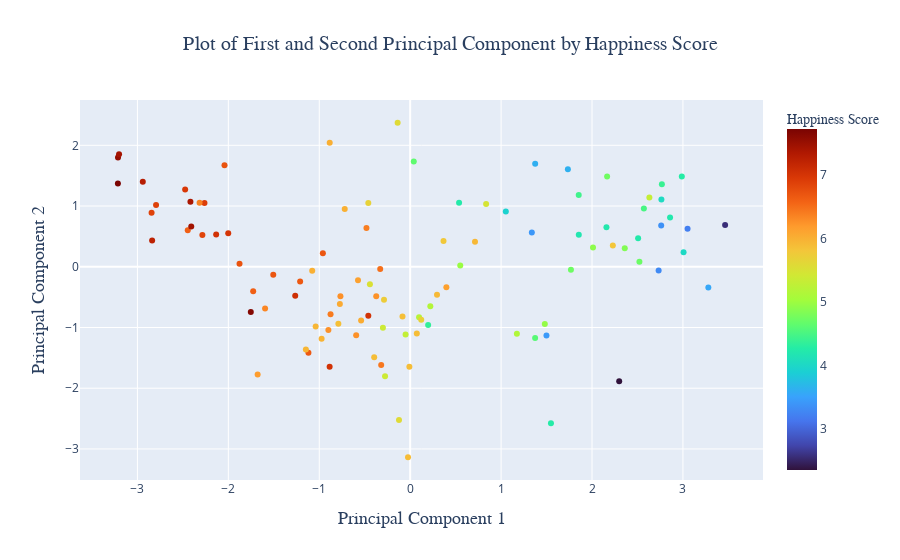

Notebook source saved alongside this figure:
### Code cell
# Make an interactive scatter plot by happiness score
fig = px.scatter(df_projected_data, x="PC1", y="PC2", color="ladder",
                 color_continuous_scale=px.colors.sequential.Turbo,
                 title="Plot of First and Second Principal Component by Happiness Score",
                 labels={"country": "Country", "PC1": "Principal Component 1", "PC2": "Principal Component 2",
                         "ladder": "Happiness Category"},
                 hover_data=["country", "ladder"])
fig.update_layout(
    title=dict(x=0.5, font=dict(size=20, family="Arial")),
    xaxis=dict(title=dict(text="Principal Component 1", font=dict(size=18, family="Arial"))),
    yaxis=dict(title=dict(text="Principal Component 2", font=dict(size=18, family="Arial"))),
    legend=dict(title=dict(text="Happiness Category", font=dict(size=14, family="Arial"))),
    coloraxis_colorbar=dict(title=dict(text="Happiness Score", font=dict(size=14, family="Arial")))
)
fig.show()

### Figure 1 — Plotly figure (JSON) as saved in the notebook; plotly's stock layout.template omitted (floating-point values rounded to 4 significant figures; data arrays with more than 128 entries replaced by an {"elided": "..."} marker saying what was removed)
{"data": [{"customdata": {"elided": "104x2 mixed values"}, "hovertemplate": "Principal Component 1=%{x}<br>Principal Component 2=%{y}<br>Country=%{customdata[0]}<br>Happiness Category=%{marker.color}<extra></extra>", "legendgroup": "", "marker": {"color": [5.212, 6.261, 5.382, 7.035, 6.999, 3.408, 6.857, 4.217, 5.929, 3.435, 6.257, 5.378, 4.25, 4.712, 6.918, 4.397, 6.415, 5.892, 3.545, 5.805, 3.207, 7.077, 5.579, 6.695, 7.545, 5.518, 5.887, 6.492, 6.357, 3.628, 7.729, 6.614, 5.14, 4.279, 5.293, 6.608, 4.191, 5.9, 6.15, 5.317, 5.932, 5.861, 7.449, 3.93, 5.585, 4.977, 6.87, 7.662, 6.258, 4.849, 5.87, 6.178, 4.356, 6.006, 4.448, 5.668, 6.055, 2.352, 4.042, 7.038, 7.228, 4.019, 3.356, 4.211, 4.724, 5.741, 7.038, 5.687, 5.788, 4.596, 4.74, 4.949, 5.474, 7.39, 6.975, 6.392, 4.501, 5.167, 7.295, 5.979, 6.138, 5.892, 6.666, 5.953, 6.437, 6.044, 4.907, 2.56, 6.723, 5.95, 6.337, 7.431, 6.884, 3.616, 6.007, 4.239, 4.261, 4.637, 6.722, 6.693, 6.671, 6.016, 6.267, 3.296], "coloraxis": "coloraxis", "symbol": "circle"}, "mode": "markers", "name": "", "orientation": "v", "showlegend": false, "type": "scatter", "x": [0.09794, -0.594, -0.2999, -2.134, -2.001, 1.338, -2.286, 2.859, 0.2952, 1.499, -0.3735, -0.2765, 0.538, 2.521, -2.262, 2.768, -0.8758, -0.3958, 3.279, 2.229, 3.051, -1.264, -0.123, -1.506, -3.214, -0.4429, 0.07291, -0.3296, -2.316, 1.735, -3.215, -1.727, 1.174, 2.988, -0.05047, -2.446, 1.855, -0.02379, 0.3979, 2.631, 0.7129, -0.79, -2.408, 1.052, -0.1379, 0.5507, -2.844, -1.753, -0.8997, 2.36, -0.08447, -1.678, 0.1977, -1.078, 1.854, -0.4606, -0.7733, 2.299, 2.763, -0.886, -2.838, 3.007, 2.761, 2.159, 1.768, -0.2879, -0.4605, 0.1217, 0.3667, 1.374, 2.166, 1.481, 0.835, -2.417, -2.475, -0.4808, 2.571, 0.2215, -2.941, -0.974, -0.5739, -0.008814, -1.119, -1.147, -0.3189, -0.5399, 2.011, 3.464, -1.877, -1.04, -1.596, -3.202, -2.795, 1.375, -0.7199, 2.507, 1.548, 0.03965, -2.042, -0.9604, -1.211, -0.8851, -0.7671, 2.733], "xaxis": "x", "y": [-0.8298, -1.126, -1.002, 0.5313, 0.5534, 0.5645, 0.5242, 0.813, -0.4627, -1.132, -0.487, -1.804, 1.054, 0.08198, 1.052, 1.361, -0.7829, -1.492, -0.3415, 0.3508, 0.6264, -0.4787, -2.522, -0.1319, 1.8, -0.2889, -1.1, -0.03726, 1.056, 1.605, 1.373, -0.4048, -1.105, 1.485, -1.116, 0.6004, 0.5285, -3.136, -0.3378, 1.139, 0.4127, -0.9389, 0.664, 0.9109, 2.372, 0.02082, 0.8889, -0.7444, -1.04, 0.3039, -0.8179, -1.774, -0.9568, -0.06383, 1.18, 1.05, -0.611, -1.887, 1.109, -1.648, 0.4329, 0.2373, 0.6779, 0.6489, -0.05042, -0.5417, -0.8073, -0.8741, 0.4249, -1.171, 1.485, -0.9443, 1.033, 1.071, 1.273, 0.6376, 0.9592, -0.6509, 1.398, -1.183, -0.2205, -1.646, -1.415, -1.361, -1.618, -0.8829, 0.3163, 0.6894, 0.04818, -0.9824, -0.6859, 1.852, 1.017, 1.696, 0.9505, 0.4688, -2.576, 1.733, 1.67, 0.2206, -0.242, 2.044, -0.485, -0.06021], "yaxis": "y"}], "layout": {"coloraxis": {"colorbar": {"title": {"font": {"family": "Arial", "size": 14}, "text": "Happiness Score"}}, "colorscale": [[0, "#30123b"], [0.07143, "#4145ab"], [0.1429, "#4675ed"], [0.2143, "#39a2fc"], [0.2857, "#1bcfd4"], [0.3571, "#24eca6"], [0.4286, "#61fc6c"], [0.5, "#a4fc3b"], [0.5714, "#d1e834"], [0.6429, "#f3c63a"], [0.7143, "#fe9b2d"], [0.7857, "#f36315"], [0.8571, "#d93806"], [0.9286, "#b11901"], [1, "#7a0402"]]}, "legend": {"title": {"font": {"family": "Arial", "size": 14}, "text": "Happiness Category"}, "tracegroupgap": 0}, "title": {"font": {"family": "Arial", "size": 20}, "text": "Plot of First and Second Principal Component by Happiness Score", "x": 0.5}, "xaxis": {"anchor": "y", "domain": [0, 1], "title": {"font": {"family": "Arial", "size": 18}, "text": "Principal Component 1"}}, "yaxis": {"anchor": "x", "domain": [0, 1], "title": {"font": {"family": "Arial", "size": 18}, "text": "Principal Component 2"}}}}
